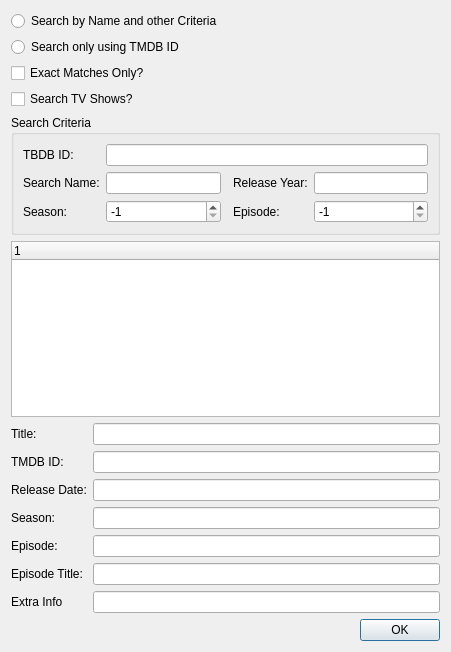
<?xml version="1.0" encoding="UTF-8"?>
<ui version="4.0">
 <class>NMediaManager::NUi::CSelectTMDB</class>
 <widget class="QDialog" name="NMediaManager::NUi::CSelectTMDB">
  <property name="geometry">
   <rect>
    <x>0</x>
    <y>0</y>
    <width>451</width>
    <height>652</height>
   </rect>
  </property>
  <property name="windowTitle">
   <string>Select TMDB</string>
  </property>
  <layout class="QGridLayout" name="gridLayout_2">
   <item row="13" column="1">
    <widget class="QLineEdit" name="resultEpisodeTitle"/>
   </item>
   <item row="7" column="0">
    <widget class="QLabel" name="label_3">
     <property name="text">
      <string>TMDB ID:</string>
     </property>
    </widget>
   </item>
   <item row="1" column="0" colspan="2">
    <widget class="QRadioButton" name="byTMDBID">
     <property name="text">
      <string>Search only using TMDB ID</string>
     </property>
    </widget>
   </item>
   <item row="8" column="0">
    <widget class="QLabel" name="label">
     <property name="text">
      <string>Release Date:</string>
     </property>
    </widget>
   </item>
   <item row="11" column="1">
    <widget class="QLineEdit" name="resultSeason"/>
   </item>
   <item row="12" column="1">
    <widget class="QLineEdit" name="resultEpisode"/>
   </item>
   <item row="4" column="0" colspan="2">
    <widget class="QGroupBox" name="byNameGroupBox">
     <property name="title">
      <string>Search Criteria</string>
     </property>
     <layout class="QGridLayout" name="gridLayout">
      <item row="1" column="1">
       <widget class="CDelayLineEdit" name="searchName"/>
      </item>
      <item row="1" column="4">
       <widget class="CDelayLineEdit" name="searchReleaseYear"/>
      </item>
      <item row="2" column="0">
       <widget class="QLabel" name="label_7">
        <property name="text">
         <string>Season:</string>
        </property>
       </widget>
      </item>
      <item row="1" column="3">
       <widget class="QLabel" name="label_2">
        <property name="text">
         <string>Release Year:</string>
        </property>
       </widget>
      </item>
      <item row="0" column="0">
       <widget class="QLabel" name="label_12">
        <property name="text">
         <string>TBDB ID:</string>
        </property>
       </widget>
      </item>
      <item row="2" column="3">
       <widget class="QLabel" name="label_8">
        <property name="text">
         <string>Episode:</string>
        </property>
       </widget>
      </item>
      <item row="0" column="1" colspan="4">
       <widget class="CDelayLineEdit" name="searchTMDBID"/>
      </item>
      <item row="1" column="0">
       <widget class="QLabel" name="label_5">
        <property name="text">
         <string>Search Name:</string>
        </property>
       </widget>
      </item>
      <item row="2" column="1">
       <widget class="CDelaySpinBox" name="searchSeason">
        <property name="specialValueText">
         <string>&lt;ignored&gt;</string>
        </property>
        <property name="minimum">
         <number>-1</number>
        </property>
        <property name="maximum">
         <number>1000</number>
        </property>
        <property name="value">
         <number>-1</number>
        </property>
       </widget>
      </item>
      <item row="2" column="4">
       <widget class="CDelaySpinBox" name="searchEpisode">
        <property name="specialValueText">
         <string>&lt;ignored&gt;</string>
        </property>
        <property name="minimum">
         <number>-1</number>
        </property>
        <property name="maximum">
         <number>1000</number>
        </property>
        <property name="value">
         <number>-1</number>
        </property>
       </widget>
      </item>
     </layout>
    </widget>
   </item>
   <item row="11" column="0">
    <widget class="QLabel" name="label_9">
     <property name="text">
      <string>Season:</string>
     </property>
    </widget>
   </item>
   <item row="2" column="0" colspan="2">
    <widget class="QCheckBox" name="exactMatchesOnly">
     <property name="text">
      <string>Exact Matches Only?</string>
     </property>
    </widget>
   </item>
   <item row="5" column="0" colspan="2">
    <widget class="QTreeWidget" name="results">
     <column>
      <property name="text">
       <string notr="true">1</string>
      </property>
     </column>
    </widget>
   </item>
   <item row="7" column="1">
    <widget class="QLineEdit" name="resultTMDBID"/>
   </item>
   <item row="6" column="0">
    <widget class="QLabel" name="label_4">
     <property name="text">
      <string>Title:</string>
     </property>
    </widget>
   </item>
   <item row="8" column="1">
    <widget class="QLineEdit" name="resultReleaseDate"/>
   </item>
   <item row="3" column="0" colspan="2">
    <widget class="QCheckBox" name="searchForTVShows">
     <property name="text">
      <string>Search TV Shows?</string>
     </property>
    </widget>
   </item>
   <item row="0" column="0" colspan="2">
    <widget class="QRadioButton" name="byName">
     <property name="text">
      <string>Search by Name and other Criteria</string>
     </property>
    </widget>
   </item>
   <item row="13" column="0">
    <widget class="QLabel" name="label_11">
     <property name="text">
      <string>Episode Title:</string>
     </property>
    </widget>
   </item>
   <item row="15" column="0" colspan="2">
    <widget class="QDialogButtonBox" name="buttonBox">
     <property name="orientation">
      <enum>Qt::Horizontal</enum>
     </property>
     <property name="standardButtons">
      <set>QDialogButtonBox::Ok</set>
     </property>
    </widget>
   </item>
   <item row="12" column="0">
    <widget class="QLabel" name="label_10">
     <property name="text">
      <string>Episode:</string>
     </property>
    </widget>
   </item>
   <item row="6" column="1">
    <widget class="QLineEdit" name="resultTitle"/>
   </item>
   <item row="14" column="0">
    <widget class="QLabel" name="label_6">
     <property name="text">
      <string>Extra Info</string>
     </property>
    </widget>
   </item>
   <item row="14" column="1">
    <widget class="QLineEdit" name="resultExtraInfo"/>
   </item>
  </layout>
 </widget>
 <customwidgets>
  <customwidget>
   <class>CDelayLineEdit</class>
   <extends>QLineEdit</extends>
   <header>SABUtils/DelayLineEdit.h</header>
  </customwidget>
  <customwidget>
   <class>CDelaySpinBox</class>
   <extends>QSpinBox</extends>
   <header>SABUtils/DelaySpinBox.h</header>
  </customwidget>
 </customwidgets>
 <tabstops>
  <tabstop>byName</tabstop>
  <tabstop>byTMDBID</tabstop>
  <tabstop>exactMatchesOnly</tabstop>
  <tabstop>searchForTVShows</tabstop>
  <tabstop>searchTMDBID</tabstop>
  <tabstop>searchName</tabstop>
  <tabstop>searchReleaseYear</tabstop>
  <tabstop>searchSeason</tabstop>
  <tabstop>searchEpisode</tabstop>
  <tabstop>results</tabstop>
  <tabstop>resultTitle</tabstop>
  <tabstop>resultTMDBID</tabstop>
  <tabstop>resultReleaseDate</tabstop>
  <tabstop>resultSeason</tabstop>
  <tabstop>resultEpisode</tabstop>
  <tabstop>resultEpisodeTitle</tabstop>
  <tabstop>resultExtraInfo</tabstop>
 </tabstops>
 <resources/>
 <connections>
  <connection>
   <sender>buttonBox</sender>
   <signal>accepted()</signal>
   <receiver>NMediaManager::NUi::CSelectTMDB</receiver>
   <slot>accept()</slot>
   <hints>
    <hint type="sourcelabel">
     <x>248</x>
     <y>254</y>
    </hint>
    <hint type="destinationlabel">
     <x>157</x>
     <y>274</y>
    </hint>
   </hints>
  </connection>
  <connection>
   <sender>buttonBox</sender>
   <signal>rejected()</signal>
   <receiver>NMediaManager::NUi::CSelectTMDB</receiver>
   <slot>reject()</slot>
   <hints>
    <hint type="sourcelabel">
     <x>316</x>
     <y>260</y>
    </hint>
    <hint type="destinationlabel">
     <x>286</x>
     <y>274</y>
    </hint>
   </hints>
  </connection>
 </connections>
</ui>
